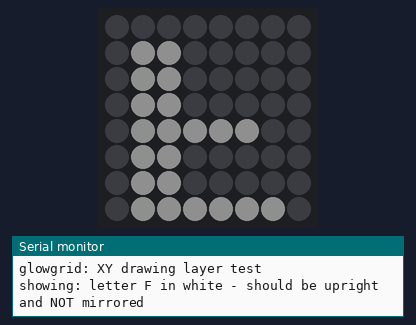
This sketch was run on a simulated Arduino Uno, built with avr-gcc and run on an emulated ATmega328P. Shown: 8×8 RGB LED matrix (first LED top left, wired row by row), the last lines printed to the serial monitor. Dim RGB values are drawn brighter than linear.

Above: at 1.6 s.
At 6.3 s:
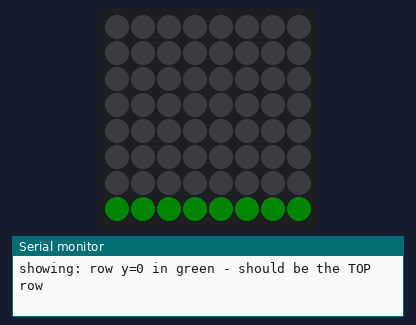
At 9.5 s:
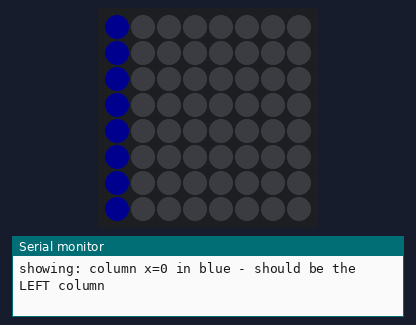
At 15.2 s:
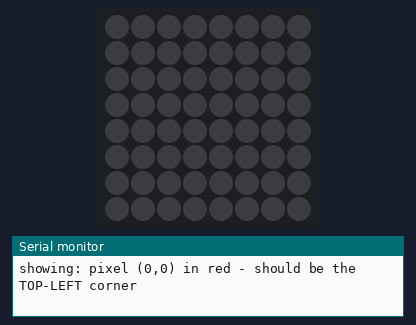

The sketch:

xy_test.ino
```cpp
/*
 * glowgrid - step 2b: the drawing layer
 *
 * Measured physical layout of this panel (BTF-LIGHTING WS2812B 8x8):
 *   - chain index 0 is the BOTTOM-LEFT corner
 *   - the chain runs in horizontal rows of 8
 *   - the bottom row runs LEFT -> RIGHT
 *   - each row above it reverses direction (serpentine)
 *
 * Panel reference orientation: LED-side towards you, wires exiting the
 * BOTTOM-LEFT corner.
 *
 * The coordinate system we expose to the rest of the code is the normal
 * screen convention, because that is how bitmaps and fonts are written:
 *
 *     (0,0) --------- (7,0)      x increases to the RIGHT
 *       |               |        y increases DOWNWARD
 *       |               |
 *     (0,7) --------- (7,7)
 *
 * So XY() has to do two things: flip vertically (because index 0 is at the
 * bottom, not the top) and reverse alternate rows (serpentine).
 */

#include <FastLED.h>

#define DATA_PIN    13
#define NUM_LEDS    64
#define MATRIX_W    8
#define MATRIX_H    8

#define BRIGHTNESS  15
#define MAX_MILLIAMPS 300

CRGB leds[NUM_LEDS];

/*
 * Translate screen coordinates (x right, y down, origin top-left) into a
 * position in the physical LED chain.
 *
 * Returns -1 for out-of-bounds coordinates so callers can safely clip
 * instead of corrupting memory.
 */
int XY(int x, int y) {
  if (x < 0 || x >= MATRIX_W || y < 0 || y >= MATRIX_H) {
    return -1;
  }

  // Chain rows are numbered from the bottom, screen rows from the top.
  int chainRow = (MATRIX_H - 1) - y;

  // Even chain rows run left->right, odd ones right->left.
  int xInRow = (chainRow % 2 == 0) ? x : (MATRIX_W - 1 - x);

  return chainRow * MATRIX_W + xInRow;
}

// Safe single pixel write in screen coordinates.
void setPixel(int x, int y, CRGB colour) {
  int i = XY(x, y);
  if (i >= 0) {
    leds[i] = colour;
  }
}

void setup() {
  Serial.begin(115200);
  delay(500);
  Serial.println();
  Serial.println("glowgrid: XY drawing layer test");

  FastLED.addLeds<WS2812B, DATA_PIN, GRB>(leds, NUM_LEDS);
  FastLED.setBrightness(BRIGHTNESS);
  FastLED.setMaxPowerInVoltsAndMilliamps(5, MAX_MILLIAMPS);
  FastLED.clear(true);
  delay(1000);
}

/*
 * An 'F' is the ideal validation glyph: it is asymmetric both horizontally
 * and vertically, so a mirrored or rotated mapping is immediately obvious.
 * A square or a cross would look correct even if the mapping were wrong.
 *
 * Bit 7 (the leftmost bit as written) is x=0. Row 0 as written is the top.
 */
const uint8_t GLYPH_F[MATRIX_H] = {
  0b01111110,
  0b01100000,
  0b01100000,
  0b01111100,
  0b01100000,
  0b01100000,
  0b01100000,
  0b00000000,
};

void drawGlyph(const uint8_t glyph[MATRIX_H], CRGB colour) {
  for (int y = 0; y < MATRIX_H; y++) {
    for (int x = 0; x < MATRIX_W; x++) {
      bool on = (glyph[y] >> (7 - x)) & 1;
      if (on) {
        setPixel(x, y, colour);
      }
    }
  }
}

void hold(const char* label, int ms) {
  Serial.print("showing: ");
  Serial.println(label);
  FastLED.show();
  delay(ms);
  FastLED.clear(true);
  delay(700);
}

void loop() {
  // Test 1: a letter F. Must read as a correct, upright, unmirrored F.
  FastLED.clear();
  drawGlyph(GLYPH_F, CRGB::White);
  hold("letter F in white - should be upright and NOT mirrored", 4000);

  // Test 2: the top row only. Proves y=0 really is the top.
  FastLED.clear();
  for (int x = 0; x < MATRIX_W; x++) {
    setPixel(x, 0, CRGB::Green);
  }
  hold("row y=0 in green - should be the TOP row", 2500);

  // Test 3: the left column only. Proves x=0 really is the left.
  FastLED.clear();
  for (int y = 0; y < MATRIX_H; y++) {
    setPixel(0, y, CRGB::Blue);
  }
  hold("column x=0 in blue - should be the LEFT column", 2500);

  // Test 4: the origin pixel on its own. Should be the top-left corner.
  FastLED.clear();
  setPixel(0, 0, CRGB::Red);
  hold("pixel (0,0) in red - should be the TOP-LEFT corner", 2500);

  Serial.println("--- cycle complete ---");
  delay(800);
}
```

Measured:
- by itself, everything shown: repeats every 15.1 s, in 8 steps
- what the display in image 0 shows lasts 4.0 s, from 1.5 s to 5.5 s
- what the display in image 1 shows lasts 2.5 s, from 6.2 s to 8.7 s
- what the display in image 3 shows lasts 1.5 s, from 15.1 s to 16.6 s
